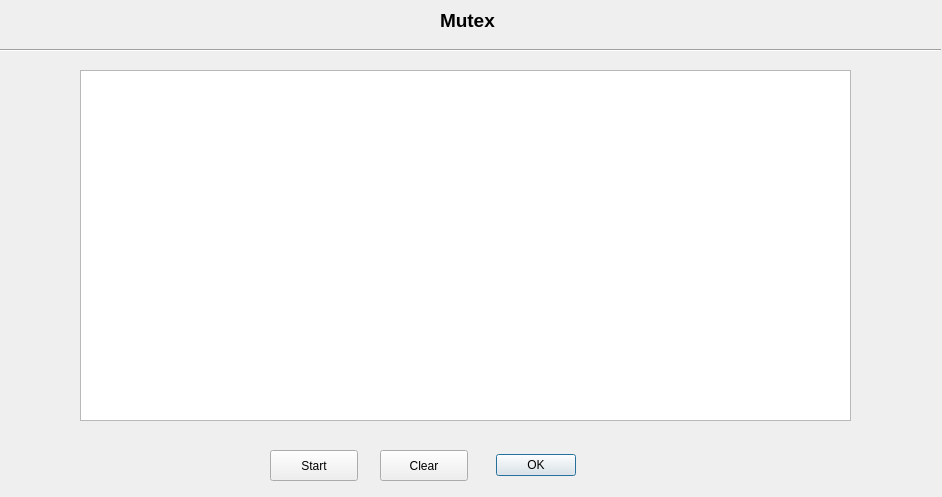
<?xml version="1.0" encoding="UTF-8"?>
<ui version="4.0">
 <class>DialogMutex</class>
 <widget class="QDialog" name="DialogMutex">
  <property name="geometry">
   <rect>
    <x>0</x>
    <y>0</y>
    <width>942</width>
    <height>497</height>
   </rect>
  </property>
  <property name="windowTitle">
   <string>Dialog</string>
  </property>
  <widget class="QDialogButtonBox" name="buttonBox">
   <property name="geometry">
    <rect>
     <x>490</x>
     <y>440</y>
     <width>91</width>
     <height>51</height>
    </rect>
   </property>
   <property name="orientation">
    <enum>Qt::Horizontal</enum>
   </property>
   <property name="standardButtons">
    <set>QDialogButtonBox::Ok</set>
   </property>
   <property name="centerButtons">
    <bool>true</bool>
   </property>
  </widget>
  <widget class="QLabel" name="label">
   <property name="geometry">
    <rect>
     <x>440</x>
     <y>10</y>
     <width>61</width>
     <height>20</height>
    </rect>
   </property>
   <property name="font">
    <font>
     <pointsize>14</pointsize>
     <bold>true</bold>
    </font>
   </property>
   <property name="text">
    <string>Mutex</string>
   </property>
  </widget>
  <widget class="QPushButton" name="btnClear">
   <property name="geometry">
    <rect>
     <x>380</x>
     <y>450</y>
     <width>88</width>
     <height>31</height>
    </rect>
   </property>
   <property name="text">
    <string>Clear</string>
   </property>
  </widget>
  <widget class="QPushButton" name="btnStart">
   <property name="geometry">
    <rect>
     <x>270</x>
     <y>450</y>
     <width>88</width>
     <height>31</height>
    </rect>
   </property>
   <property name="text">
    <string>Start</string>
   </property>
  </widget>
  <widget class="Line" name="line">
   <property name="geometry">
    <rect>
     <x>0</x>
     <y>40</y>
     <width>941</width>
     <height>20</height>
    </rect>
   </property>
   <property name="font">
    <font>
     <pointsize>14</pointsize>
     <bold>true</bold>
    </font>
   </property>
   <property name="orientation">
    <enum>Qt::Horizontal</enum>
   </property>
  </widget>
  <widget class="QTextBrowser" name="textBrowser">
   <property name="geometry">
    <rect>
     <x>80</x>
     <y>70</y>
     <width>771</width>
     <height>351</height>
    </rect>
   </property>
  </widget>
 </widget>
 <resources/>
 <connections>
  <connection>
   <sender>buttonBox</sender>
   <signal>accepted()</signal>
   <receiver>DialogMutex</receiver>
   <slot>accept()</slot>
   <hints>
    <hint type="sourcelabel">
     <x>248</x>
     <y>254</y>
    </hint>
    <hint type="destinationlabel">
     <x>157</x>
     <y>274</y>
    </hint>
   </hints>
  </connection>
  <connection>
   <sender>buttonBox</sender>
   <signal>rejected()</signal>
   <receiver>DialogMutex</receiver>
   <slot>reject()</slot>
   <hints>
    <hint type="sourcelabel">
     <x>316</x>
     <y>260</y>
    </hint>
    <hint type="destinationlabel">
     <x>286</x>
     <y>274</y>
    </hint>
   </hints>
  </connection>
 </connections>
</ui>
